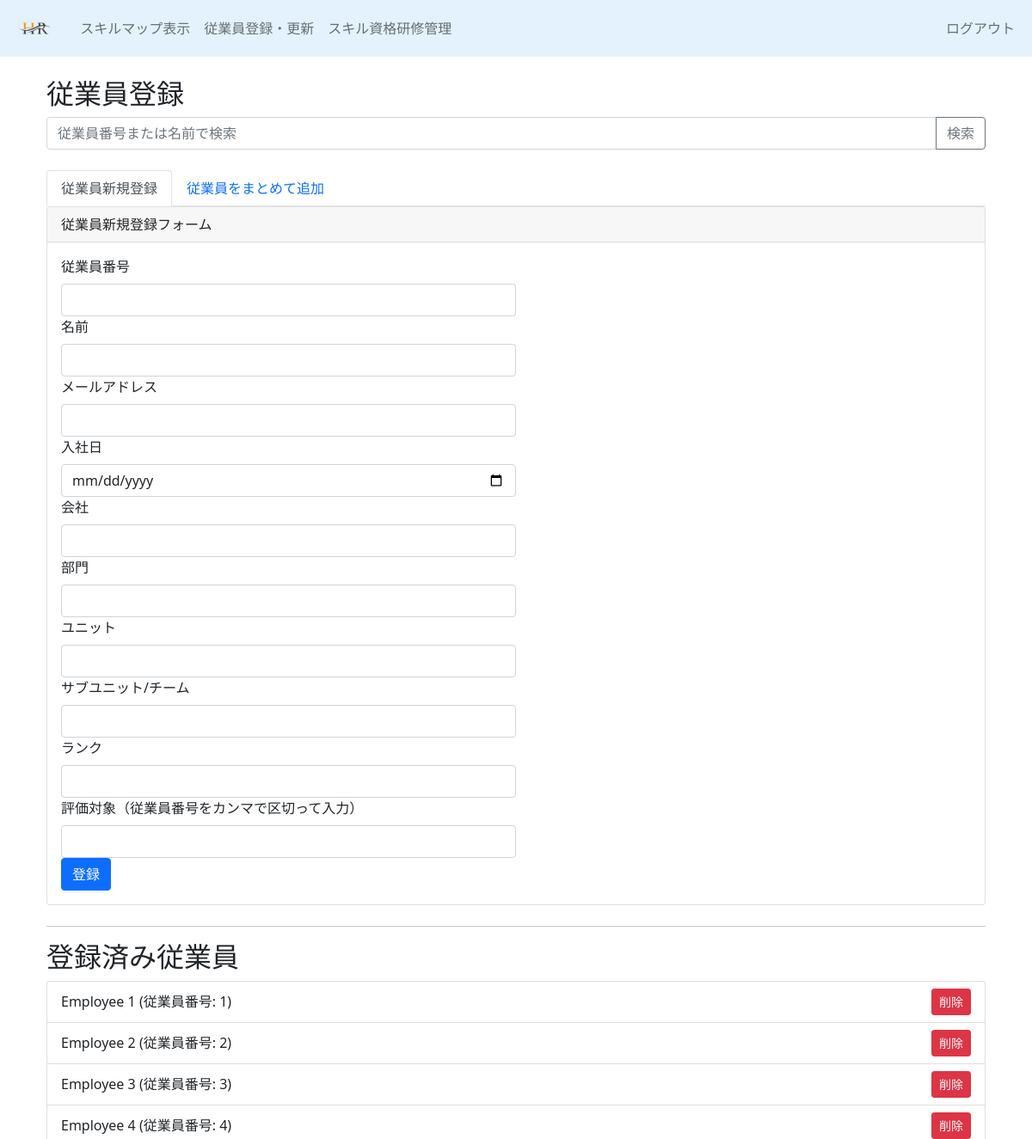
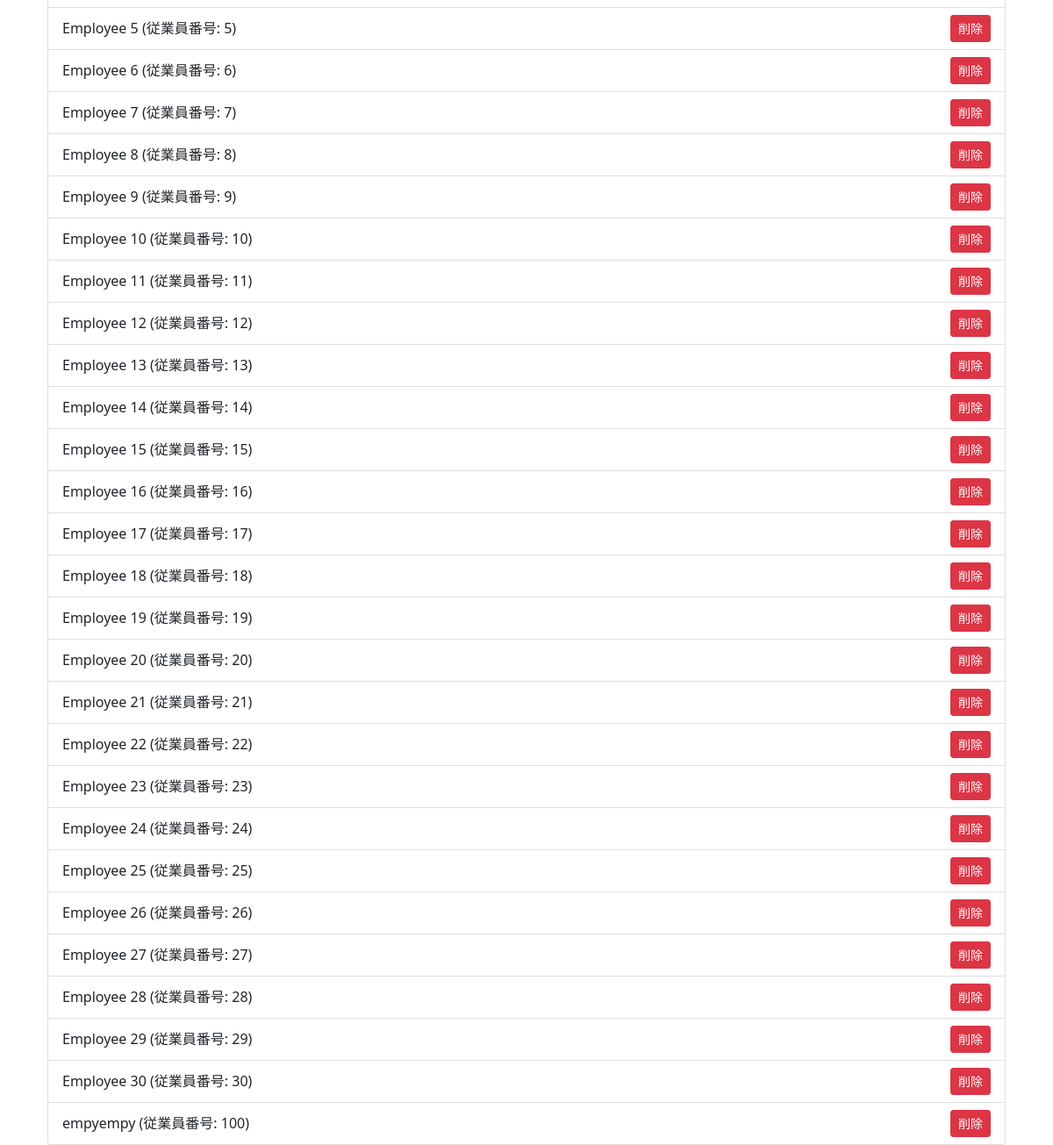
Screenshot of /register_member with the database file from the repository (2 pictures, top to bottom).
### tableapp/models/skillmap.py (models this page shows)
class EmployeeData(db.Model):
    __tablename__ = 'employee_data'
    id = db.Column(db.Integer, primary_key=True)
    employee_num = db.Column(db.Integer, unique=True, nullable=False)
    name = db.Column(db.String(255))
    email = db.Column(db.String(255))
    company = db.Column(db.String(255))
    division = db.Column(db.String(255))
    unit = db.Column(db.String(255))
    subunit_team = db.Column(db.String(255))
    rank = db.Column(db.String(255))
    date_of_join = db.Column(db.Date)
    evaluation_target = db.Column(JSON, default=[])  # JSONフィールドとして定義
    pending_skills = db.relationship('PendingSkill', back_populates='employee', cascade='all, delete-orphan')
    pending_qualifications = db.relationship('PendingQualification', back_populates='employee', cascade='all, delete-orphan')
    pending_trainings = db.relationship('PendingTraining', back_populates='employee', cascade='all, delete-orphan')
    registration_history = db.relationship('RegistrationHistory', back_populates='employee', cascade='all, delete-orphan')
    employee_skills = db.relationship('EmployeeSkill', back_populates='employee', cascade='all, delete-orphan')
    employee_qualifications = db.relationship('EmployeeQualification', back_populates='employee', cascade='all, delete-orphan')
    employee_trainings = db.relationship('EmployeeTraining', back_populates='employee', cascade='all, delete-orphan')

### tableapp/views.py (the view, shortened to what this page needs)
@app.route('/register_member', methods=['GET', 'POST'])
def register_member():
    search_query = request.args.get('search_query')
    search_results = None
    if search_query:
        search_results = EmployeeData.query.filter(
            (EmployeeData.employee_num.like(f'%{search_query}%')) |
            (EmployeeData.name.like(f'%{search_query}%'))
        ).all()
    employees = EmployeeData.query.all()
    return render_template('tableapp/register_member.html', employees=employees, search_results=search_results)

### tableapp/templates/tableapp/register_member.html (shortened to what this page needs)
{% extends "admin_layout.html" %}
{% block content %}
<div class="container mt-4">
    <h2>従業員登録</h2>
    <form method="GET" class="mb-4">
        <div class="input-group">
            <input type="text" class="form-control" placeholder="従業員番号または名前で検索" name="search_query">
            <button class="btn btn-outline-secondary" type="submit">検索</button>
        </div>
    </form>
    <ul class="nav nav-tabs" id="registrationTabs" role="tablist">
        <li class="nav-item">
            <a class="nav-link active" id="individual-tab" data-toggle="tab" href="#individual" role="tab" aria-controls="individual" aria-selected="true">従業員新規登録</a>
        </li>
        <li class="nav-item">
            <a class="nav-link" id="bulk-tab" data-toggle="tab" href="#bulk" role="tab" aria-controls="bulk" aria-selected="false">従業員をまとめて追加</a>
        </li>
    </ul>
    <div class="tab-content" id="registrationTabsContent">
        <div class="tab-pane fade show active" id="individual" role="tabpanel" aria-labelledby="individual-tab">
            <form method="POST" action="{{ url_for('register_member') }}">
                <div class="card mb-4">
                    <div class="card-header">従業員新規登録フォーム</div>
                    <div class="card-body">
                        <div class="form-row">
                            <div class="form-group col-md-6">
                                <label for="employee_num" class="form-label">従業員番号</label>
                                <input type="number" class="form-control" id="employee_num" name="employee_num" required>
                            </div>
                            <div class="form-group col-md-6">
                                <label for="name" class="form-label">名前</label>
                                <input type="text" class="form-control" id="name" name="name" required>
                            </div>
                        </div>
                        <div class="form-row">
                            <div class="form-group col-md-6">
                                <label for="email" class="form-label">メールアドレス</label>
                                <input type="email" class="form-control" id="email" name="email" required>
                            </div>
                            <div class="form-group col-md-6">
                                <label for="date_of_join" class="form-label">入社日</label>
                                <input type="date" class="form-control" id="date_of_join" name="date_of_join" required>
                            </div>
                        </div>
                        <div class="form-row">
                            <div class="form-group col-md-6">
                                <label for="company" class="form-label">会社</label>
                                <input type="text" class="form-control" id="company" name="company" required>
                            </div>
                            <div class="form-group col-md-6">
                                <label for="division" class="form-label">部門</label>
                                <input type="text" class="form-control" id="division" name="division" required>
                            </div>
                        </div>
                        <div class="form-row">
                            <div class="form-group col-md-6">
                                <label for="unit" class="form-label">ユニット</label>
                                <input type="text" class="form-control" id="unit" name="unit" required>
                            </div>
                            <div class="form-group col-md-6">
                                <label for="subunit_team" class="form-label">サブユニット/チーム</label>
                                <input type="text" class="form-control" id="subunit_team" name="subunit_team" required>
                            </div>
                        </div>
                        <div class="form-row">
                            <div class="form-group col-md-6">
                                <label for="rank" class="form-label">ランク</label>
                                <input type="text" class="form-control" id="rank" name="rank" required>
                            </div>
                            <div class="form-group col-md-6">
                                <label for="evaluation_target" class="form-label">評価対象（従業員番号をカンマで区切って入力）</label>
                                <input type="text" class="form-control" id="evaluation_target" name="evaluation_target">
                            </div>
                        </div>
                        <button type="submit" class="btn btn-primary">登録</button>
                    </div>
                </div>
            </form>
        </div>
    </div>
    <hr>
    <h2>登録済み従業員</h2>
    <ul class="list-group">
        {% for employee in employees %}
            <li class="list-group-item d-flex justify-content-between align-items-center">
                {{ employee.name }} (従業員番号: {{ employee.employee_num }})
                <form method="POST" action="{{ url_for('delete_member', employee_num=employee.employee_num) }}" class="d-inline">
                    <button type="submit" class="btn btn-danger btn-sm">削除</button>
                </form>
            </li>
        {% endfor %}
    </ul>
</div>
{% endblock %}

### tableapp/templates/admin_layout.html (shortened to what this page needs)
<!DOCTYPE html>
<html lang="ja">
<head>
    <link href=" https://cdn.jsdelivr.net/npm/bootstrap@5.0.2/dist/css/bootstrap.min.css " rel="stylesheet">
    <link rel="stylesheet" href="{{ url_for('static', filename='css/style.css') }}"/>
</head>
<body>
    <nav class="navbar navbar-expand-lg navbar-light" style="background-color: #e3f2fd;">
        <div class="container-fluid">
            <a class="navbar-brand" href="{{ url_for('view_skillmap') }}">
                <img src="{{ url_for('static', filename='images/HR_System.png') }}" alt="HR System" style="height: 40px;">
            </a>
            <div class="collapse navbar-collapse" id="navbarNavAltMarkup">
                <div class="navbar-nav">
                    <a class="nav-link" href="{{ url_for('view_skillmap') }}">スキルマップ表示</a>
                    <a class="nav-link" href="{{ url_for('register_member') }}">従業員登録・更新</a>
                    <a class="nav-link" href="{{ url_for('manage_skills_qualifications_trainings') }}">スキル資格研修管理</a>
                </div>
                <div class="navbar-nav ms-auto">
                    <a class="nav-link" href="{{ url_for('logout') }}">ログアウト</a>
                </div>
            </div>
        </div>
    </nav>
    <div class="container mt-3">
        {% block content %}
        {% endblock %}
    </div>
</body>
</html>

### rows the page displays
EmployeeData: name "Employee 1", employee_num "1"
EmployeeData: name "Employee 2", employee_num "2"
EmployeeData: name "Employee 3", employee_num "3"
EmployeeData: name "Employee 4", employee_num "4"
EmployeeData: name "Employee 5", employee_num "5"
EmployeeData: name "Employee 6", employee_num "6"
EmployeeData: name "Employee 7", employee_num "7"
EmployeeData: name "Employee 8", employee_num "8"
EmployeeData: name "Employee 9", employee_num "9"
EmployeeData: name "Employee 10", employee_num "10"
EmployeeData: name "Employee 11", employee_num "11"
EmployeeData: name "Employee 12", employee_num "12"
EmployeeData: name "Employee 13", employee_num "13"
EmployeeData: name "Employee 14", employee_num "14"
EmployeeData: name "Employee 15", employee_num "15"
EmployeeData: name "Employee 16", employee_num "16"
EmployeeData: name "Employee 17", employee_num "17"
EmployeeData: name "Employee 18", employee_num "18"
EmployeeData: name "Employee 19", employee_num "19"
EmployeeData: name "Employee 20", employee_num "20"
EmployeeData: name "Employee 21", employee_num "21"
EmployeeData: name "Employee 22", employee_num "22"
EmployeeData: name "Employee 23", employee_num "23"
EmployeeData: name "Employee 24", employee_num "24"
EmployeeData: name "Employee 25", employee_num "25"
EmployeeData: name "Employee 26", employee_num "26"
EmployeeData: name "Employee 27", employee_num "27"
EmployeeData: name "Employee 28", employee_num "28"
EmployeeData: name "Employee 29", employee_num "29"
EmployeeData: name "Employee 30", employee_num "30"
EmployeeData: name "empyempy", employee_num "100"
